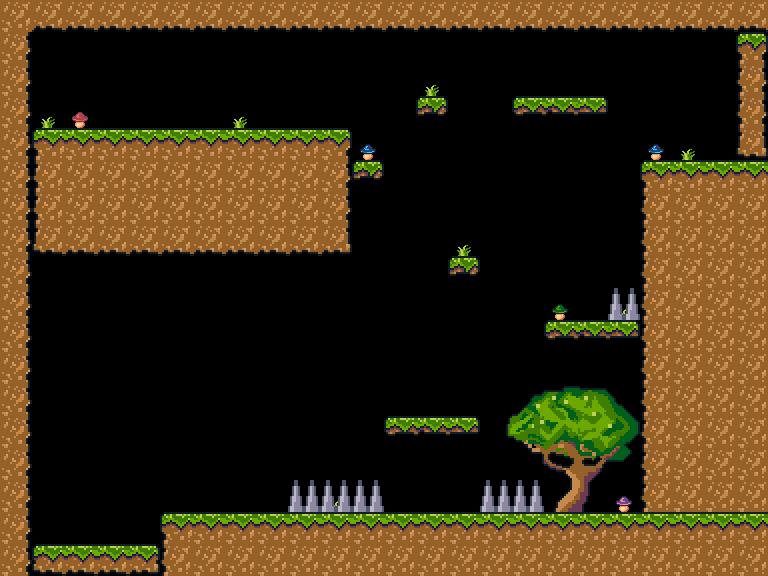

This game map was drawn from its Tiled (.tmx) file and the tilesets committed beside it. A one-line description and the trimmed map source follow:
An orthogonal 24x18 tile map with 32x32 px tiles, 6 tile layers (decoration, blocks, hazards, platforms, ...) and 6 objects (2x saw, playerSpawn, playerSpawnRight, playerSpawnDown, red).

<map version="1.5" tiledversion="1.6.0" orientation="orthogonal" renderorder="right-down" width="24" height="18" tilewidth="32" tileheight="32" infinite="0" nextlayerid="12" nextobjectid="10">
 <editorsettings>
  <export target="forestDownRight.json" format="json" />
 </editorsettings>
 <tileset firstgid="1" name="forestTileset" tilewidth="32" tileheight="32" tilecount="144" columns="12">
  <image source="forestTileset.png" trans="000000" width="384" height="384" />
  <tile id="0">
   <properties>
    <property name="collides" type="bool" value="true" />
   </properties>
  </tile>
  <tile id="1">
   <properties>
    <property name="collides" type="bool" value="true" />
   </properties>
  </tile>
  <tile id="2">
   <properties>
    <property name="collides" type="bool" value="true" />
   </properties>
  </tile>
  <tile id="3">
   <properties>
    <property name="collides" type="bool" value="true" />
   </properties>
  </tile>
  <tile id="12">
   <properties>
    <property name="collides" type="bool" value="true" />
   </properties>
  </tile>
  <tile id="13">
   <properties>
    <property name="collides" type="bool" value="true" />
   </properties>
  </tile>
  <tile id="14">
   <properties>
    <property name="collides" type="bool" value="true" />
   </properties>
  </tile>
  <tile id="15">
   <properties>
    <property name="collides" type="bool" value="true" />
   </properties>
  </tile>
  <tile id="24">
   <properties>
    <property name="collides" type="bool" value="true" />
   </properties>
  </tile>
  <tile id="25">
   <properties>
    <property name="collides" type="bool" value="true" />
   </properties>
  </tile>
  <tile id="26">
   <properties>
    <property name="collides" type="bool" value="true" />
   </properties>
  </tile>
  <tile id="27">
   <properties>
    <property name="collides" type="bool" value="true" />
   </properties>
  </tile>
  <tile id="36">
   <properties>
    <property name="collides" type="bool" value="true" />
   </properties>
  </tile>
  <tile id="37">
   <properties>
    <property name="collides" type="bool" value="true" />
   </properties>
  </tile>
  <tile id="38">
   <properties>
    <property name="collides" type="bool" value="true" />
   </properties>
  </tile>
  <tile id="39">
   <properties>
    <property name="collides" type="bool" value="true" />
   </properties>
  </tile>
  <tile id="89">
   <properties>
    <property name="collides" type="bool" value="true" />
   </properties>
  </tile>
  <tile id="90">
   <properties>
    <property name="collides" type="bool" value="true" />
   </properties>
  </tile>
  <tile id="91">
   <properties>
    <property name="collides" type="bool" value="true" />
   </properties>
  </tile>
  <tile id="92">
   <properties>
    <property name="collides" type="bool" value="true" />
   </properties>
  </tile>
  <tile id="93">
   <properties>
    <property name="collides" type="bool" value="true" />
   </properties>
  </tile>
 </tileset>
 <layer id="5" name="decoration" width="24" height="18">
  <data>[432 cells, 32 non-empty, 25 distinct tile ids]</data>
 </layer>
 <layer id="1" name="blocks" width="24" height="18">
  <properties>
   <property name="collides" type="bool" value="true" />
  </properties>
  <data>[432 cells, 167 non-empty, 12 distinct tile ids]</data>
 </layer>
 <layer id="11" name="hazards" width="24" height="18">
  <properties>
   <property name="collides" type="bool" value="true" />
  </properties>
  <data>[432 cells, 6 non-empty, 1 distinct tile ids]</data>
 </layer>
 <layer id="8" name="platforms" width="24" height="18">
  <properties>
   <property name="collides" type="bool" value="true" />
  </properties>
  <data>[432 cells, 16 non-empty, 4 distinct tile ids]</data>
 </layer>
 <layer id="3" name="downDoor" width="24" height="18">
  <properties>
   <property name="collides" type="bool" value="true" />
  </properties>
  <data>[432 cells, 4 non-empty, 3 distinct tile ids]</data>
 </layer>
 <layer id="6" name="rightDoor" width="24" height="18">
  <properties>
   <property name="collides" type="bool" value="true" />
  </properties>
  <data>[432 cells, 4 non-empty, 3 distinct tile ids]</data>
 </layer>
 <objectgroup id="9" name="playerSpawns">
  <object id="1" name="playerSpawn" x="192" y="480">
   <point />
  </object>
  <object id="3" name="playerSpawnRight" x="736" y="128">
   <point />
  </object>
  <object id="7" name="playerSpawnDown" x="64" y="544">
   <point />
  </object>
 </objectgroup>
 <objectgroup id="10" name="enemySpawns">
  <object id="5" name="red" x="576" y="480">
   <polyline points="0,0 -352,0" />
  </object>
  <object id="8" name="saw" x="592" y="304">
   <polyline points="0,0 -224,-192" />
  </object>
  <object id="9" name="saw" x="368" y="80">
   <polyline points="0,0 248,0" />
  </object>
 </objectgroup>
</map>
